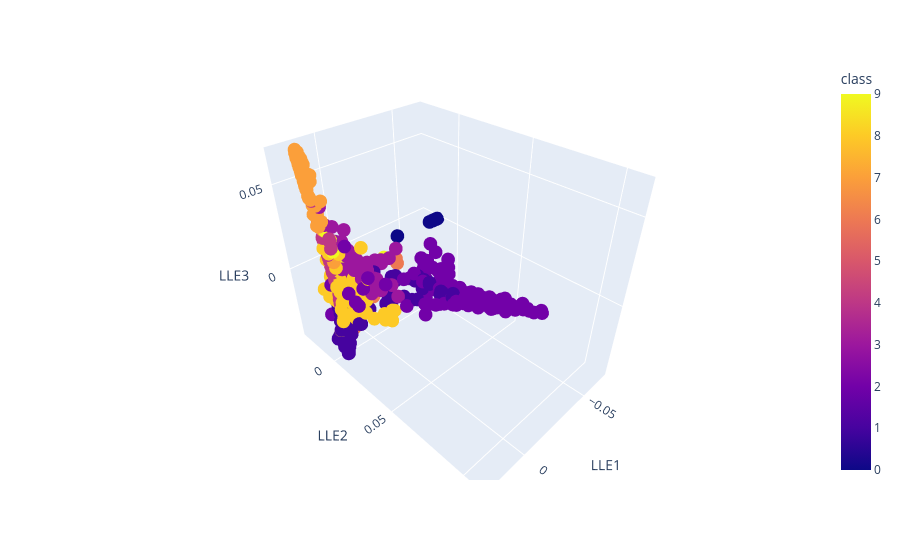

Here is the notebook cell this chart was saved with:
### Code cell
fig = px.scatter_3d(data, x='LLE1', y='LLE2', z='LLE3',
              color='class')
fig.show()

### Figure 1 — Plotly figure (JSON) as saved in the notebook; plotly's stock layout.template omitted (floating-point values rounded to 4 significant figures; data arrays with more than 128 entries replaced by an {"elided": "..."} marker saying what was removed)
{"data": [{"hovertemplate": "LLE1=%{x}<br>LLE2=%{y}<br>LLE3=%{z}<br>class=%{marker.color}<extra></extra>", "legendgroup": "", "marker": {"color": {"elided": "1797 int values"}, "coloraxis": "coloraxis", "symbol": "circle"}, "mode": "markers", "name": "", "scene": "scene", "showlegend": false, "type": "scatter3d", "x": {"elided": "1797 float values"}, "y": {"elided": "1797 float values"}, "z": {"elided": "1797 float values"}}], "layout": {"coloraxis": {"colorbar": {"title": {"text": "class"}}, "colorscale": [[0, "#0d0887"], [0.1111, "#46039f"], [0.2222, "#7201a8"], [0.3333, "#9c179e"], [0.4444, "#bd3786"], [0.5556, "#d8576b"], [0.6667, "#ed7953"], [0.7778, "#fb9f3a"], [0.8889, "#fdca26"], [1, "#f0f921"]]}, "legend": {"tracegroupgap": 0}, "margin": {"t": 60}, "scene": {"domain": {"x": [0, 1], "y": [0, 1]}, "xaxis": {"title": {"text": "LLE1"}}, "yaxis": {"title": {"text": "LLE2"}}, "zaxis": {"title": {"text": "LLE3"}}}}}
